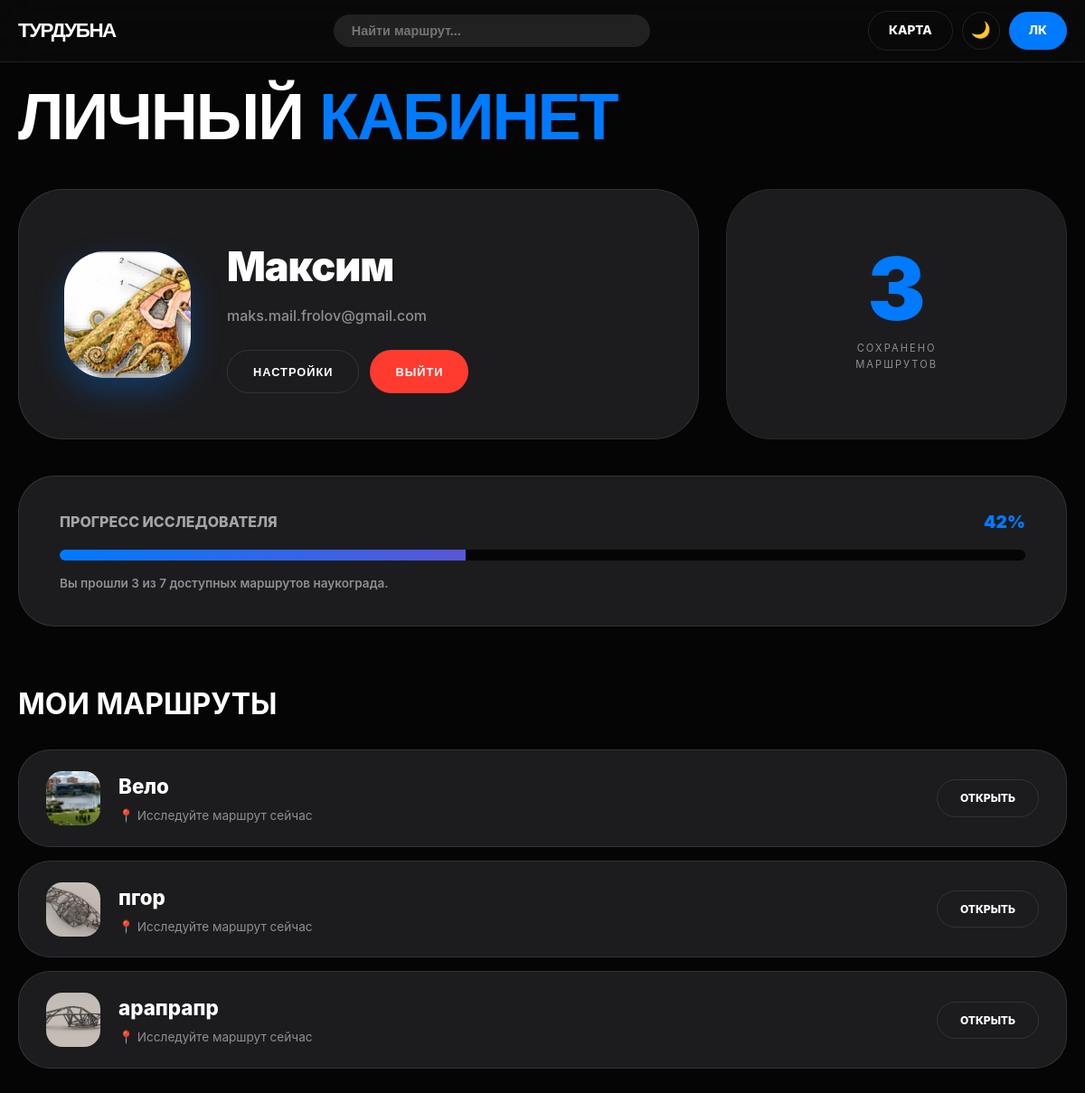
/profile/ (signed in), run on the app's committed database.
### core/models.py (models this page shows, shortened)
class Profile(models.Model):
    user = models.OneToOneField(User, on_delete=models.CASCADE, related_name='profile')
    avatar = models.ImageField('Аватарка', upload_to='avatars/', blank=True, null=True)

class Favorite(models.Model):
    user = models.ForeignKey(User, on_delete=models.CASCADE, related_name='favorites')
    route = models.ForeignKey(Route, on_delete=models.CASCADE, related_name='favorited_by')
    created_at = models.DateTimeField(auto_now_add=True)
    class Meta:
        unique_together = ('user', 'route')  # Защита от дублей в избранном
        verbose_name = 'Избранное'
        verbose_name_plural = 'Избранное'

class Route(models.Model):
    name = models.CharField('Название маршрута', max_length=200)
    image = models.ImageField('Обложка', upload_to='routes/', blank=True)
    description = models.TextField('Описание')
    steps = models.TextField('Этапы (с новой строки)')
    lat = models.FloatField('Широта', default=56.7320)
    lon = models.FloatField('Долгота', default=37.1670)
    class Meta:
        verbose_name = 'Маршрут'
        verbose_name_plural = 'Маршруты'

### core/views.py (the view)
# urls.py: path('profile/', views.profile, name='profile'),
@login_required
def profile(request):
    profile_obj, created = Profile.objects.get_or_create(user=request.user)
    total_routes_count = Route.objects.count()
    favorites = Favorite.objects.filter(user=request.user).select_related('route').order_by('-id')
    fav_count = favorites.count()
    progress_percent = 0
    if total_routes_count > 0:
        progress_percent = int((fav_count / total_routes_count) * 100)
    return render(request, 'profile.html', {
        'favorites': favorites,
        'fav_count': fav_count,
        'total_routes_count': total_routes_count,  # Тот самый счетчик
        'progress_percent': progress_percent,
    })

### templates/profile.html (shortened to what this page needs)
{% extends 'base.html' %}
{% block content %}
<div class="container">
    <div class="profile-hero">
        <h1 class="hero-title-profile">Личный <span class="hero-accent">Кабинет</span></h1>
    </div>
    <div class="profile-grid">
        <div class="bento-user">
            <div class="avatar-box">
                {% if user.profile.avatar %}
                    <img src="{{ user.profile.avatar.url }}" alt="{{ user.username }}">
                {% else %}
                    {{ user.username|first|upper }}
                {% endif %}
            </div>
            <div>
                <h2 style="font-size: 2.8rem; margin: 0; font-weight: 900; letter-spacing: -1px;">{{ user.first_name|default:user.username }}</h2>
                <p style="color: var(--text-sec); margin: 5px 0 0; font-weight: 500;">{{ user.email|default:"Исследователь Дубны" }}</p>
                <div class="profile-actions">
                    <button onclick="toggleModal(true)" class="btn-p btn-s">НАСТРОЙКИ</button>
                    <form action="{% url 'logout' %}" method="post" style="margin: 0;">
                        <button type="submit" class="btn-p btn-l">ВЫЙТИ</button>
                    </form>
                </div>
            </div>
        </div>
        <div class="bento-stat">
            <p class="stat-number">{{ fav_count }}</p>
            <p class="stat-desc">Сохранено<br>маршрутов</p>
        </div>
        <div class="progress-card">
            <div style="display: flex; justify-content: space-between; align-items: center;">
                <span style="font-weight: 800; font-size: 1rem; opacity: 0.6;">ПРОГРЕСС ИССЛЕДОВАТЕЛЯ</span>
                <span style="font-weight: 900; color: var(--primary); font-size: 1.2rem;">{{ progress_percent }}%</span>
            </div>
            <div class="progress-bar-bg">
                <div class="progress-bar-fill" id="pBar"></div>
            </div>
            <p style="margin: 0; color: var(--text-sec); font-size: 0.85rem; font-weight: 600;">
                Вы прошли {{ fav_count }} из {{ total_routes_count|default:0 }} доступных маршрутов наукограда.
            </p>
        </div>
        <div style="grid-column: span 2;">
            <h2 class="section-title" style="margin: 30px 0 25px; font-size: 2rem;">МОИ МАРШРУТЫ</h2>
            {% for fav in favorites %}
                <a href="{% url 'route_detail' fav.route.pk %}" class="fav-card">
                    <div style="display: flex; align-items: center; gap: 20px;">
                        {% if fav.route.image %}<img src="{{ fav.route.image.url }}" style="width: 60px; height: 60px; border-radius: 18px; object-fit: cover;">{% endif %}
                        <div>
                            <h3 style="margin:0; font-size: 1.4rem; font-weight: 800;">{{ fav.route.name }}</h3>
                            <p style="margin:4px 0 0; color: var(--text-sec); font-size: 0.85rem;">📍 Исследуйте маршрут сейчас</p>
                        </div>
                    </div>
                    <div class="btn btn-outline" style="border-radius: 100px; padding: 10px 25px; font-size: 0.75rem;">ОТКРЫТЬ</div>
                </a>
            {% endfor %}
        </div>
    </div>
</div>
{% endblock %}

### data on the page
Favorite: route.image (picture), route.name "Вело"
Favorite: route.image (picture), route.name "пгор"
Favorite: route.image (picture), route.name "арапрапр"

### other printed values
{{ user.first_name|default:user.username }} "Максим"
{{ user.email|default:"Исследователь Дубны" }} "maks.mail.frolov@gmail.com"
{{ fav_count }} "3"
{{ progress_percent }} "42"
{{ total_routes_count|default:0 }} "7"
